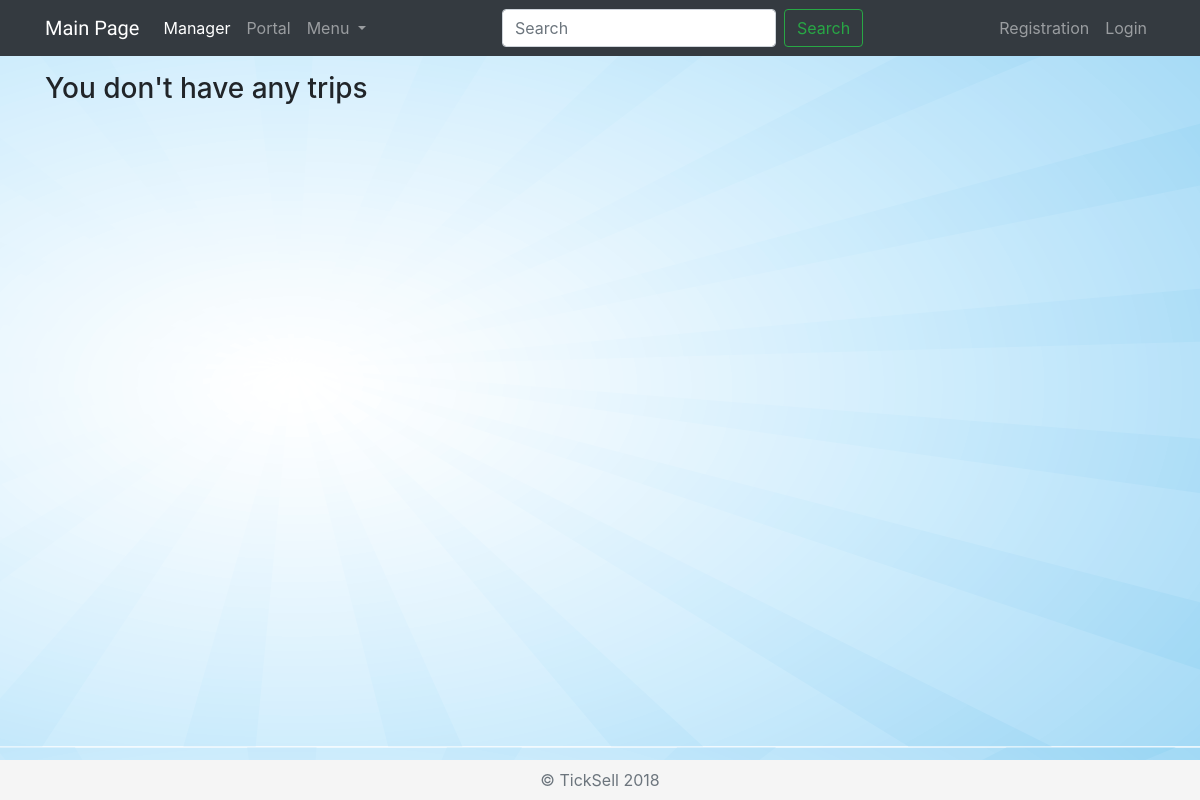
The page /manager/trips/ on the database as committed earlier.
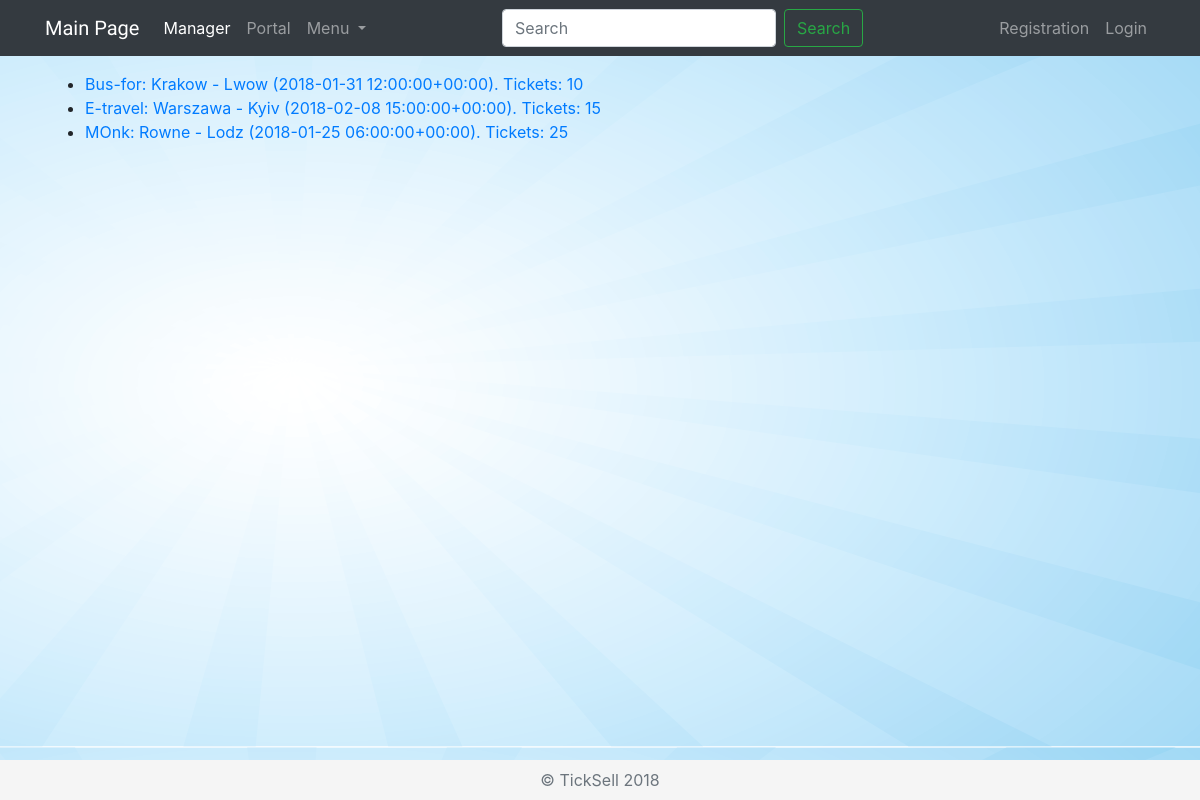
The same page on the database as committed later.
### manager/models.py (models this page shows, shortened)
class Trip(models.Model):
    carrier = models.ForeignKey(Carrier, on_delete=models.CASCADE)
    departure_city = models.CharField(max_length=100)
    arrive_city = models.CharField(max_length=100)
    date = models.DateTimeField()
    quantity = models.IntegerField(default=0)
    def __str__(self):
        return str(self.carrier) + ': ' + str(self.departure_city) + ' - ' + str(self.arrive_city) \
               + ' (' + str(self.date) + '). Tickets: ' + str(self.quantity)

class Carrier(models.Model):
    name = models.CharField(max_length=500)
    register_date = models.DateField()
    agreement = models.FileField(null=True, blank=True, default=None)
    def __str__(self):
        return self.name

### manager/views.py (the view)
class IndexTripView(generic.ListView):
    template_name = 'trips/index.html'
    context_object_name = 'all_trips'
    def get_queryset(self):
        return Trip.objects.all()

### manager/templates/trips/index.html (shortened to what this page needs)
{% extends "layouts/master.html" %}
{% block nav_active %}active{% endblock %}
{% block content %}
    {% if all_trips %}
        <ul>
            {% for trip in all_trips %}
            <li><a href="{% url 'manager:trip_detail' trip.id %}">{{ trip }}</a></li>
            {% endfor %}
        </ul>
    {% else %}
        <h3>You don't have any trips</h3>
    {% endif %}
{% endblock %}

Rows that differ between the two databases and show on the page:
added Trip: carrier+departure_city+arrive_city "Bus-for: Krakow - Lwow (2018-01-31 12:00:00+00:00). Tickets: 10"
added Trip: carrier+departure_city+arrive_city "E-travel: Warszawa - Kyiv (2018-02-08 15:00:00+00:00). Tickets: 15"
added Trip: carrier+departure_city+arrive_city "MOnk: Rowne - Lodz (2018-01-25 06:00:00+00:00). Tickets: 25"
Other text that changed with them:
text no longer shown: "You don't have any trips"
